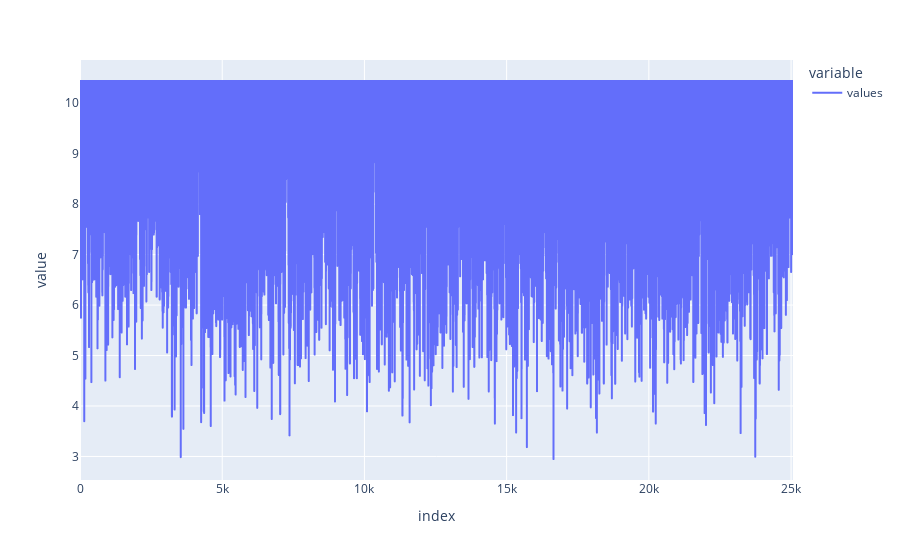

Write notebook code for a chart like this one.
### Code cell
px.line(idf_df['values'])

### Figure 1 — Plotly figure (JSON) as saved in the notebook; plotly's stock layout.template omitted (floating-point values rounded to 4 significant figures; data arrays with more than 128 entries replaced by an {"elided": "..."} marker saying what was removed)
{"data": [{"hovertemplate": "variable=values<br>index=%{x}<br>value=%{y}<extra></extra>", "legendgroup": "values", "line": {"color": "#636efa", "dash": "solid"}, "mode": "lines", "name": "values", "showlegend": true, "type": "scattergl", "x": {"elided": "25069 int values"}, "xaxis": "x", "y": {"elided": "25069 float values"}, "yaxis": "y"}], "layout": {"legend": {"title": {"text": "variable"}, "tracegroupgap": 0}, "margin": {"t": 60}, "xaxis": {"anchor": "y", "domain": [0, 1], "title": {"text": "index"}}, "yaxis": {"anchor": "x", "domain": [0, 1], "title": {"text": "value"}}}}
